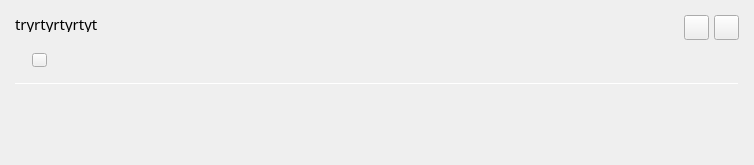
<?xml version="1.0" encoding="UTF-8"?>
<ui version="4.0">
 <class>ReductionCardWidget</class>
 <widget class="QWidget" name="ReductionCardWidget">
  <property name="geometry">
   <rect>
    <x>0</x>
    <y>0</y>
    <width>754</width>
    <height>165</height>
   </rect>
  </property>
  <property name="sizePolicy">
   <sizepolicy hsizetype="Expanding" vsizetype="Minimum">
    <horstretch>0</horstretch>
    <verstretch>0</verstretch>
   </sizepolicy>
  </property>
  <property name="windowTitle">
   <string>Form</string>
  </property>
  <property name="styleSheet">
   <string notr="true">QWidget {
font: 8pt &quot;Inter 24pt Medium&quot;;
}
#bgCard {
	background-color: #343746;
	border-radius: 10px;
}
#bgSample {
	background-color: #20232f;
	border-radius: 10px;
	border: 1px solid #525f7f;
}
#bgSampleBottom .QFrame {
	background-color: #343746;
	border-radius: 10px;
	border: 1px solid #525f7f;
}
#bgAnalysis {
	background-color: #20232f;
	border-radius: 10px;
	border: 1px solid #525f7f;
}
#bgAnalysisBottom .QFrame {
	background-color: #343746;
	border-radius: 10px;
	border: 1px solid #525f7f;
}
#bgUser {
	background-color: #20232f;
	border-radius: 10px;
	border: 1px solid #525f7f;
}
#bgUserBottom .QFrame {
	background-color: #343746;
	border-radius: 10px;
	border: 1px solid #525f7f;
}
#userTitle {color: #8BE9FD; 	font: 10pt;}
#sampleTitle {color: #BD93F9; font: 10pt;}
#analysisTitle {color: #F1FA8C; font: 10pt;}
#reductionTitle {color: #FFB86C; font: 11pt;}

QLabel {color: #E0E0E0; }

#btn_edit {
	border-radius: 5px;	
	background-color: #6272A4;
	color: #F8F8F2;
}
#btn_edit:hover {
	background-color: rgb(123, 144, 206);
}
#btn_edit:pressed {
	background-color: #6272A4;
}
#btn_toggle {
	border-radius: 5px;	
	background-color: #62A47A;
	color: #F8F8F2;
}
#btn_toggle:hover {
	background-color: #6FCF97;
}
#btn_toggle:pressed {
	background-color: #62A47A;
}
#btn_copy {
	border: none;
	background-color: transparent;
	border-radius: 4px;
}
#btn_copy:hover {
	background-color: rgb(61, 70, 86);
}
#btn_copy:pressed {
	background-color: rgb(52, 59, 72);
}

Line {
	background-color: #525f7f;
	border: none;
	height: 1px;
}
QScrollArea {
    background: transparent;
    border: none;
}

QScrollArea &gt; QWidget &gt; QWidget {
    background: transparent;
}
QScrollBar:vertical {
    background: transparent;
    width: 5px;
    margin: 12px 0px 12px 0px;
    border: none;
}
QScrollBar::handle:vertical {
    background: #343746;
    min-height: 30px;
    border-radius: 2px;
}
QScrollBar::handle:vertical:hover {
    background: rgb(83, 88, 112);
}
QScrollBar::handle:vertical:pressed {
    background: #343746;
}
QScrollBar::sub-line:vertical {
            height: 14px;
            background: transparent;
            subcontrol-origin: margin;
            subcontrol-position: top;
}
QScrollBar::add-line:vertical {
            height: 14px;
            background: transparent;
            subcontrol-origin: margin;
            subcontrol-position: bottom;
}
QScrollBar::up-arrow:vertical {
            image: url(:/icons/icons/cil-arrow-up.png);
            width: 10px;
            height: 10px;
}
QScrollBar::down-arrow:vertical {
            image: url(:/icons/icons/cil-arrow-down.png);
            width: 10px;
            height: 10px;
        }
QScrollBar::add-page:vertical,
        QScrollBar::sub-page:vertical {
            background: transparent;
        }</string>
  </property>
  <layout class="QVBoxLayout" name="verticalLayout">
   <property name="spacing">
    <number>0</number>
   </property>
   <property name="leftMargin">
    <number>0</number>
   </property>
   <property name="topMargin">
    <number>0</number>
   </property>
   <property name="rightMargin">
    <number>0</number>
   </property>
   <property name="bottomMargin">
    <number>0</number>
   </property>
   <item alignment="Qt::AlignTop">
    <widget class="QFrame" name="bgCard">
     <property name="sizePolicy">
      <sizepolicy hsizetype="Expanding" vsizetype="Minimum">
       <horstretch>0</horstretch>
       <verstretch>0</verstretch>
      </sizepolicy>
     </property>
     <property name="maximumSize">
      <size>
       <width>16777215</width>
       <height>16777215</height>
      </size>
     </property>
     <property name="frameShape">
      <enum>QFrame::NoFrame</enum>
     </property>
     <property name="frameShadow">
      <enum>QFrame::Raised</enum>
     </property>
     <layout class="QVBoxLayout" name="verticalLayout_2">
      <property name="spacing">
       <number>0</number>
      </property>
      <property name="leftMargin">
       <number>0</number>
      </property>
      <property name="topMargin">
       <number>0</number>
      </property>
      <property name="rightMargin">
       <number>0</number>
      </property>
      <property name="bottomMargin">
       <number>0</number>
      </property>
      <item alignment="Qt::AlignTop">
       <widget class="QFrame" name="bgTop">
        <property name="sizePolicy">
         <sizepolicy hsizetype="Expanding" vsizetype="Minimum">
          <horstretch>0</horstretch>
          <verstretch>0</verstretch>
         </sizepolicy>
        </property>
        <property name="frameShape">
         <enum>QFrame::NoFrame</enum>
        </property>
        <property name="frameShadow">
         <enum>QFrame::Plain</enum>
        </property>
        <layout class="QVBoxLayout" name="verticalLayout_3">
         <property name="spacing">
          <number>6</number>
         </property>
         <property name="leftMargin">
          <number>15</number>
         </property>
         <property name="topMargin">
          <number>15</number>
         </property>
         <property name="rightMargin">
          <number>15</number>
         </property>
         <property name="bottomMargin">
          <number>15</number>
         </property>
         <item>
          <widget class="QFrame" name="bgTitle">
           <property name="sizePolicy">
            <sizepolicy hsizetype="Expanding" vsizetype="Minimum">
             <horstretch>0</horstretch>
             <verstretch>0</verstretch>
            </sizepolicy>
           </property>
           <property name="minimumSize">
            <size>
             <width>0</width>
             <height>53</height>
            </size>
           </property>
           <property name="maximumSize">
            <size>
             <width>16777215</width>
             <height>53</height>
            </size>
           </property>
           <property name="frameShape">
            <enum>QFrame::NoFrame</enum>
           </property>
           <property name="frameShadow">
            <enum>QFrame::Raised</enum>
           </property>
           <layout class="QHBoxLayout" name="horizontalLayout">
            <property name="spacing">
             <number>0</number>
            </property>
            <property name="leftMargin">
             <number>0</number>
            </property>
            <property name="topMargin">
             <number>0</number>
            </property>
            <property name="rightMargin">
             <number>0</number>
            </property>
            <property name="bottomMargin">
             <number>0</number>
            </property>
            <item>
             <widget class="QFrame" name="bgReductionTitle">
              <property name="sizePolicy">
               <sizepolicy hsizetype="Expanding" vsizetype="Fixed">
                <horstretch>0</horstretch>
                <verstretch>0</verstretch>
               </sizepolicy>
              </property>
              <property name="minimumSize">
               <size>
                <width>0</width>
                <height>53</height>
               </size>
              </property>
              <property name="frameShape">
               <enum>QFrame::NoFrame</enum>
              </property>
              <property name="frameShadow">
               <enum>QFrame::Raised</enum>
              </property>
              <layout class="QVBoxLayout" name="verticalLayout_4">
               <property name="spacing">
                <number>20</number>
               </property>
               <property name="leftMargin">
                <number>0</number>
               </property>
               <property name="topMargin">
                <number>0</number>
               </property>
               <property name="rightMargin">
                <number>0</number>
               </property>
               <property name="bottomMargin">
                <number>0</number>
               </property>
               <item>
                <widget class="QLabel" name="reductionTitle">
                 <property name="font">
                  <font>
                   <family>Inter 24pt Medium</family>
                   <pointsize>11</pointsize>
                   <weight>50</weight>
                   <italic>false</italic>
                   <bold>false</bold>
                  </font>
                 </property>
                 <property name="text">
                  <string>tryrtyrtyrtyt</string>
                 </property>
                </widget>
               </item>
               <item>
                <layout class="QHBoxLayout" name="horizontalLayout_4">
                 <property name="spacing">
                  <number>10</number>
                 </property>
                 <item alignment="Qt::AlignLeft">
                  <widget class="QLabel" name="file">
                   <property name="sizePolicy">
                    <sizepolicy hsizetype="Minimum" vsizetype="Preferred">
                     <horstretch>0</horstretch>
                     <verstretch>0</verstretch>
                    </sizepolicy>
                   </property>
                   <property name="text">
                    <string/>
                   </property>
                  </widget>
                 </item>
                 <item alignment="Qt::AlignLeft">
                  <widget class="QPushButton" name="btn_copy">
                   <property name="minimumSize">
                    <size>
                     <width>0</width>
                     <height>14</height>
                    </size>
                   </property>
                   <property name="maximumSize">
                    <size>
                     <width>15</width>
                     <height>14</height>
                    </size>
                   </property>
                   <property name="cursor">
                    <cursorShape>PointingHandCursor</cursorShape>
                   </property>
                   <property name="text">
                    <string/>
                   </property>
                   <property name="icon">
                    <iconset resource="../resources/resources.qrc">
                     <normaloff>:/icons/icons/cil-copy.png</normaloff>:/icons/icons/cil-copy.png</iconset>
                   </property>
                  </widget>
                 </item>
                 <item>
                  <spacer name="horizontalSpacer">
                   <property name="orientation">
                    <enum>Qt::Horizontal</enum>
                   </property>
                   <property name="sizeHint" stdset="0">
                    <size>
                     <width>40</width>
                     <height>20</height>
                    </size>
                   </property>
                  </spacer>
                 </item>
                </layout>
               </item>
              </layout>
             </widget>
            </item>
            <item>
             <widget class="QFrame" name="bgButtons">
              <property name="sizePolicy">
               <sizepolicy hsizetype="Minimum" vsizetype="Minimum">
                <horstretch>0</horstretch>
                <verstretch>0</verstretch>
               </sizepolicy>
              </property>
              <property name="frameShape">
               <enum>QFrame::NoFrame</enum>
              </property>
              <property name="frameShadow">
               <enum>QFrame::Raised</enum>
              </property>
              <layout class="QHBoxLayout" name="horizontalLayout_2">
               <property name="spacing">
                <number>5</number>
               </property>
               <property name="leftMargin">
                <number>0</number>
               </property>
               <property name="topMargin">
                <number>0</number>
               </property>
               <property name="rightMargin">
                <number>0</number>
               </property>
               <property name="bottomMargin">
                <number>0</number>
               </property>
               <item alignment="Qt::AlignTop">
                <widget class="QPushButton" name="btn_edit">
                 <property name="minimumSize">
                  <size>
                   <width>25</width>
                   <height>25</height>
                  </size>
                 </property>
                 <property name="maximumSize">
                  <size>
                   <width>25</width>
                   <height>25</height>
                  </size>
                 </property>
                 <property name="cursor">
                  <cursorShape>PointingHandCursor</cursorShape>
                 </property>
                 <property name="text">
                  <string/>
                 </property>
                 <property name="icon">
                  <iconset resource="../resources/resources.qrc">
                   <normaloff>:/icons/icons/cill-edit.png</normaloff>:/icons/icons/cill-edit.png</iconset>
                 </property>
                </widget>
               </item>
               <item alignment="Qt::AlignTop">
                <widget class="QPushButton" name="btn_toggle">
                 <property name="minimumSize">
                  <size>
                   <width>25</width>
                   <height>25</height>
                  </size>
                 </property>
                 <property name="maximumSize">
                  <size>
                   <width>25</width>
                   <height>25</height>
                  </size>
                 </property>
                 <property name="cursor">
                  <cursorShape>PointingHandCursor</cursorShape>
                 </property>
                 <property name="text">
                  <string/>
                 </property>
                 <property name="icon">
                  <iconset resource="../resources/resources.qrc">
                   <normaloff>:/icons/icons/cil-arrow-down.png</normaloff>:/icons/icons/cil-arrow-down.png</iconset>
                 </property>
                </widget>
               </item>
              </layout>
             </widget>
            </item>
           </layout>
          </widget>
         </item>
         <item alignment="Qt::AlignTop">
          <widget class="QFrame" name="bgReductionDetails">
           <property name="sizePolicy">
            <sizepolicy hsizetype="Expanding" vsizetype="Minimum">
             <horstretch>0</horstretch>
             <verstretch>0</verstretch>
            </sizepolicy>
           </property>
           <property name="minimumSize">
            <size>
             <width>0</width>
             <height>0</height>
            </size>
           </property>
           <property name="maximumSize">
            <size>
             <width>16777215</width>
             <height>0</height>
            </size>
           </property>
           <property name="frameShape">
            <enum>QFrame::NoFrame</enum>
           </property>
           <property name="frameShadow">
            <enum>QFrame::Raised</enum>
           </property>
           <layout class="QVBoxLayout" name="verticalLayout_5">
            <property name="spacing">
             <number>6</number>
            </property>
            <property name="leftMargin">
             <number>0</number>
            </property>
            <property name="topMargin">
             <number>0</number>
            </property>
            <property name="rightMargin">
             <number>0</number>
            </property>
            <property name="bottomMargin">
             <number>0</number>
            </property>
            <item>
             <widget class="QLabel" name="handler">
              <property name="text">
               <string/>
              </property>
             </widget>
            </item>
            <item>
             <widget class="QLabel" name="status">
              <property name="text">
               <string/>
              </property>
             </widget>
            </item>
            <item>
             <widget class="QLabel" name="date">
              <property name="text">
               <string/>
              </property>
             </widget>
            </item>
            <item>
             <widget class="QLabel" name="notes">
              <property name="text">
               <string/>
              </property>
             </widget>
            </item>
            <item>
             <widget class="QLabel" name="software">
              <property name="text">
               <string/>
              </property>
             </widget>
            </item>
           </layout>
          </widget>
         </item>
         <item>
          <spacer name="verticalSpacer">
           <property name="orientation">
            <enum>Qt::Vertical</enum>
           </property>
           <property name="sizeType">
            <enum>QSizePolicy::Fixed</enum>
           </property>
           <property name="sizeHint" stdset="0">
            <size>
             <width>20</width>
             <height>3</height>
            </size>
           </property>
          </spacer>
         </item>
         <item>
          <widget class="Line" name="line">
           <property name="minimumSize">
            <size>
             <width>0</width>
             <height>1</height>
            </size>
           </property>
           <property name="maximumSize">
            <size>
             <width>16777215</width>
             <height>1</height>
            </size>
           </property>
           <property name="frameShadow">
            <enum>QFrame::Sunken</enum>
           </property>
           <property name="lineWidth">
            <number>1</number>
           </property>
           <property name="midLineWidth">
            <number>0</number>
           </property>
           <property name="orientation">
            <enum>Qt::Horizontal</enum>
           </property>
          </widget>
         </item>
        </layout>
       </widget>
      </item>
      <item alignment="Qt::AlignTop">
       <widget class="QFrame" name="bgBottom">
        <property name="sizePolicy">
         <sizepolicy hsizetype="Expanding" vsizetype="Minimum">
          <horstretch>0</horstretch>
          <verstretch>0</verstretch>
         </sizepolicy>
        </property>
        <property name="minimumSize">
         <size>
          <width>0</width>
          <height>60</height>
         </size>
        </property>
        <property name="maximumSize">
         <size>
          <width>16777215</width>
          <height>0</height>
         </size>
        </property>
        <property name="frameShape">
         <enum>QFrame::NoFrame</enum>
        </property>
        <property name="frameShadow">
         <enum>QFrame::Raised</enum>
        </property>
        <layout class="QHBoxLayout" name="horizontalLayout_3">
         <property name="spacing">
          <number>10</number>
         </property>
         <property name="leftMargin">
          <number>15</number>
         </property>
         <property name="topMargin">
          <number>0</number>
         </property>
         <property name="rightMargin">
          <number>15</number>
         </property>
         <property name="bottomMargin">
          <number>15</number>
         </property>
         <item>
          <widget class="QFrame" name="bgAnalysis">
           <property name="sizePolicy">
            <sizepolicy hsizetype="Expanding" vsizetype="Minimum">
             <horstretch>0</horstretch>
             <verstretch>0</verstretch>
            </sizepolicy>
           </property>
           <property name="minimumSize">
            <size>
             <width>0</width>
             <height>50</height>
            </size>
           </property>
           <property name="maximumSize">
            <size>
             <width>16777215</width>
             <height>16777215</height>
            </size>
           </property>
           <property name="frameShape">
            <enum>QFrame::NoFrame</enum>
           </property>
           <property name="frameShadow">
            <enum>QFrame::Raised</enum>
           </property>
           <layout class="QVBoxLayout" name="verticalLayout_14">
            <property name="spacing">
             <number>0</number>
            </property>
            <property name="leftMargin">
             <number>10</number>
            </property>
            <property name="topMargin">
             <number>10</number>
            </property>
            <property name="rightMargin">
             <number>10</number>
            </property>
            <property name="bottomMargin">
             <number>10</number>
            </property>
            <item>
             <widget class="QFrame" name="bgAnalysisTop">
              <property name="sizePolicy">
               <sizepolicy hsizetype="Preferred" vsizetype="Minimum">
                <horstretch>0</horstretch>
                <verstretch>0</verstretch>
               </sizepolicy>
              </property>
              <property name="minimumSize">
               <size>
                <width>0</width>
                <height>30</height>
               </size>
              </property>
              <property name="maximumSize">
               <size>
                <width>16777215</width>
                <height>30</height>
               </size>
              </property>
              <property name="frameShape">
               <enum>QFrame::NoFrame</enum>
              </property>
              <property name="frameShadow">
               <enum>QFrame::Raised</enum>
              </property>
              <layout class="QVBoxLayout" name="verticalLayout_10">
               <property name="spacing">
                <number>0</number>
               </property>
               <property name="leftMargin">
                <number>0</number>
               </property>
               <property name="topMargin">
                <number>0</number>
               </property>
               <property name="rightMargin">
                <number>0</number>
               </property>
               <property name="bottomMargin">
                <number>0</number>
               </property>
               <item alignment="Qt::AlignTop">
                <widget class="QLabel" name="analysisTitle">
                 <property name="font">
                  <font>
                   <family>Inter 24pt Medium</family>
                   <pointsize>10</pointsize>
                   <weight>50</weight>
                   <italic>false</italic>
                   <bold>false</bold>
                  </font>
                 </property>
                 <property name="text">
                  <string/>
                 </property>
                </widget>
               </item>
              </layout>
             </widget>
            </item>
            <item>
             <widget class="QFrame" name="bgAnalysisBottom">
              <property name="sizePolicy">
               <sizepolicy hsizetype="Preferred" vsizetype="Preferred">
                <horstretch>0</horstretch>
                <verstretch>0</verstretch>
               </sizepolicy>
              </property>
              <property name="maximumSize">
               <size>
                <width>16777215</width>
                <height>0</height>
               </size>
              </property>
              <property name="frameShape">
               <enum>QFrame::NoFrame</enum>
              </property>
              <property name="frameShadow">
               <enum>QFrame::Raised</enum>
              </property>
              <layout class="QVBoxLayout" name="verticalLayout_7">
               <property name="spacing">
                <number>0</number>
               </property>
               <property name="leftMargin">
                <number>0</number>
               </property>
               <property name="topMargin">
                <number>0</number>
               </property>
               <property name="rightMargin">
                <number>0</number>
               </property>
               <property name="bottomMargin">
                <number>0</number>
               </property>
               <item alignment="Qt::AlignTop">
                <widget class="QScrollArea" name="scrollArea">
                 <property name="sizePolicy">
                  <sizepolicy hsizetype="Preferred" vsizetype="Preferred">
                   <horstretch>0</horstretch>
                   <verstretch>0</verstretch>
                  </sizepolicy>
                 </property>
                 <property name="frameShape">
                  <enum>QFrame::NoFrame</enum>
                 </property>
                 <property name="frameShadow">
                  <enum>QFrame::Plain</enum>
                 </property>
                 <property name="widgetResizable">
                  <bool>true</bool>
                 </property>
                 <widget class="QWidget" name="analysisScroll">
                  <property name="geometry">
                   <rect>
                    <x>0</x>
                    <y>0</y>
                    <width>208</width>
                    <height>16</height>
                   </rect>
                  </property>
                  <layout class="QVBoxLayout" name="analysisLayout">
                   <property name="spacing">
                    <number>10</number>
                   </property>
                   <property name="leftMargin">
                    <number>0</number>
                   </property>
                   <property name="topMargin">
                    <number>0</number>
                   </property>
                   <property name="rightMargin">
                    <number>5</number>
                   </property>
                   <property name="bottomMargin">
                    <number>0</number>
                   </property>
                  </layout>
                 </widget>
                </widget>
               </item>
              </layout>
             </widget>
            </item>
           </layout>
          </widget>
         </item>
         <item>
          <widget class="QFrame" name="bgSample">
           <property name="sizePolicy">
            <sizepolicy hsizetype="Expanding" vsizetype="Minimum">
             <horstretch>0</horstretch>
             <verstretch>0</verstretch>
            </sizepolicy>
           </property>
           <property name="minimumSize">
            <size>
             <width>0</width>
             <height>50</height>
            </size>
           </property>
           <property name="maximumSize">
            <size>
             <width>16777215</width>
             <height>16777215</height>
            </size>
           </property>
           <property name="frameShape">
            <enum>QFrame::NoFrame</enum>
           </property>
           <property name="frameShadow">
            <enum>QFrame::Raised</enum>
           </property>
           <layout class="QVBoxLayout" name="verticalLayout_17">
            <property name="spacing">
             <number>0</number>
            </property>
            <property name="leftMargin">
             <number>10</number>
            </property>
            <property name="topMargin">
             <number>10</number>
            </property>
            <property name="rightMargin">
             <number>10</number>
            </property>
            <property name="bottomMargin">
             <number>10</number>
            </property>
            <item>
             <widget class="QFrame" name="bgSampleTop">
              <property name="sizePolicy">
               <sizepolicy hsizetype="Preferred" vsizetype="Minimum">
                <horstretch>0</horstretch>
                <verstretch>0</verstretch>
               </sizepolicy>
              </property>
              <property name="minimumSize">
               <size>
                <width>0</width>
                <height>30</height>
               </size>
              </property>
              <property name="maximumSize">
               <size>
                <width>16777215</width>
                <height>30</height>
               </size>
              </property>
              <property name="frameShape">
               <enum>QFrame::NoFrame</enum>
              </property>
              <property name="frameShadow">
               <enum>QFrame::Raised</enum>
              </property>
              <layout class="QVBoxLayout" name="verticalLayout_9">
               <property name="spacing">
                <number>0</number>
               </property>
               <property name="leftMargin">
                <number>0</number>
               </property>
               <property name="topMargin">
                <number>0</number>
               </property>
               <property name="rightMargin">
                <number>0</number>
               </property>
               <property name="bottomMargin">
                <number>0</number>
               </property>
               <item alignment="Qt::AlignTop">
                <widget class="QLabel" name="sampleTitle">
                 <property name="sizePolicy">
                  <sizepolicy hsizetype="Preferred" vsizetype="Preferred">
                   <horstretch>0</horstretch>
                   <verstretch>0</verstretch>
                  </sizepolicy>
                 </property>
                 <property name="font">
                  <font>
                   <family>Inter 24pt Medium</family>
                   <pointsize>10</pointsize>
                   <weight>50</weight>
                   <italic>false</italic>
                   <bold>false</bold>
                  </font>
                 </property>
                 <property name="text">
                  <string/>
                 </property>
                </widget>
               </item>
              </layout>
             </widget>
            </item>
            <item>
             <widget class="QFrame" name="bgSampleBottom">
              <property name="sizePolicy">
               <sizepolicy hsizetype="Preferred" vsizetype="Preferred">
                <horstretch>0</horstretch>
                <verstretch>0</verstretch>
               </sizepolicy>
              </property>
              <property name="minimumSize">
               <size>
                <width>0</width>
                <height>0</height>
               </size>
              </property>
              <property name="maximumSize">
               <size>
                <width>16777215</width>
                <height>0</height>
               </size>
              </property>
              <property name="frameShape">
               <enum>QFrame::NoFrame</enum>
              </property>
              <property name="frameShadow">
               <enum>QFrame::Raised</enum>
              </property>
              <layout class="QVBoxLayout" name="verticalLayout_6">
               <property name="spacing">
                <number>0</number>
               </property>
               <property name="leftMargin">
                <number>0</number>
               </property>
               <property name="topMargin">
                <number>0</number>
               </property>
               <property name="rightMargin">
                <number>0</number>
               </property>
               <property name="bottomMargin">
                <number>0</number>
               </property>
               <item alignment="Qt::AlignTop">
                <widget class="QScrollArea" name="scrollArea_2">
                 <property name="sizePolicy">
                  <sizepolicy hsizetype="Preferred" vsizetype="Preferred">
                   <horstretch>0</horstretch>
                   <verstretch>0</verstretch>
                  </sizepolicy>
                 </property>
                 <property name="styleSheet">
                  <string notr="true"/>
                 </property>
                 <property name="frameShape">
                  <enum>QFrame::NoFrame</enum>
                 </property>
                 <property name="frameShadow">
                  <enum>QFrame::Plain</enum>
                 </property>
                 <property name="widgetResizable">
                  <bool>true</bool>
                 </property>
                 <widget class="QWidget" name="sampleScroll">
                  <property name="geometry">
                   <rect>
                    <x>0</x>
                    <y>0</y>
                    <width>207</width>
                    <height>16</height>
                   </rect>
                  </property>
                  <property name="styleSheet">
                   <string notr="true"/>
                  </property>
                  <layout class="QVBoxLayout" name="sampleLayout">
                   <property name="spacing">
                    <number>10</number>
                   </property>
                   <property name="leftMargin">
                    <number>0</number>
                   </property>
                   <property name="topMargin">
                    <number>0</number>
                   </property>
                   <property name="rightMargin">
                    <number>5</number>
                   </property>
                   <property name="bottomMargin">
                    <number>0</number>
                   </property>
                  </layout>
                 </widget>
                </widget>
               </item>
              </layout>
             </widget>
            </item>
           </layout>
          </widget>
         </item>
         <item>
          <widget class="QFrame" name="bgUser">
           <property name="sizePolicy">
            <sizepolicy hsizetype="Expanding" vsizetype="Minimum">
             <horstretch>0</horstretch>
             <verstretch>0</verstretch>
            </sizepolicy>
           </property>
           <property name="minimumSize">
            <size>
             <width>0</width>
             <height>50</height>
            </size>
           </property>
           <property name="maximumSize">
            <size>
             <width>16777215</width>
             <height>16777215</height>
            </size>
           </property>
           <property name="frameShape">
            <enum>QFrame::NoFrame</enum>
           </property>
           <property name="frameShadow">
            <enum>QFrame::Raised</enum>
           </property>
           <layout class="QVBoxLayout" name="verticalLayout_12">
            <property name="spacing">
             <number>0</number>
            </property>
            <property name="leftMargin">
             <number>10</number>
            </property>
            <property name="topMargin">
             <number>10</number>
            </property>
            <property name="rightMargin">
             <number>10</number>
            </property>
            <property name="bottomMargin">
             <number>10</number>
            </property>
            <item>
             <widget class="QFrame" name="bgUserTop">
              <property name="sizePolicy">
               <sizepolicy hsizetype="Preferred" vsizetype="Minimum">
                <horstretch>0</horstretch>
                <verstretch>0</verstretch>
               </sizepolicy>
              </property>
              <property name="minimumSize">
               <size>
                <width>0</width>
                <height>30</height>
               </size>
              </property>
              <property name="maximumSize">
               <size>
                <width>16777215</width>
                <height>30</height>
               </size>
              </property>
              <property name="frameShape">
               <enum>QFrame::NoFrame</enum>
              </property>
              <property name="frameShadow">
               <enum>QFrame::Raised</enum>
              </property>
              <layout class="QVBoxLayout" name="verticalLayout_11">
               <property name="spacing">
                <number>0</number>
               </property>
               <property name="leftMargin">
                <number>0</number>
               </property>
               <property name="topMargin">
                <number>0</number>
               </property>
               <property name="rightMargin">
                <number>0</number>
               </property>
               <property name="bottomMargin">
                <number>0</number>
               </property>
               <item alignment="Qt::AlignTop">
                <widget class="QLabel" name="userTitle">
                 <property name="font">
                  <font>
                   <family>Inter 24pt Medium</family>
                   <pointsize>10</pointsize>
                   <weight>50</weight>
                   <italic>false</italic>
                   <bold>false</bold>
                  </font>
                 </property>
                 <property name="text">
                  <string/>
                 </property>
                </widget>
               </item>
              </layout>
             </widget>
            </item>
            <item>
             <widget class="QFrame" name="bgUserBottom">
              <property name="sizePolicy">
               <sizepolicy hsizetype="Preferred" vsizetype="Preferred">
                <horstretch>0</horstretch>
                <verstretch>0</verstretch>
               </sizepolicy>
              </property>
              <property name="maximumSize">
               <size>
                <width>16777215</width>
                <height>0</height>
               </size>
              </property>
              <property name="frameShape">
               <enum>QFrame::NoFrame</enum>
              </property>
              <property name="frameShadow">
               <enum>QFrame::Raised</enum>
              </property>
              <layout class="QVBoxLayout" name="verticalLayout_8">
               <property name="spacing">
                <number>0</number>
               </property>
               <property name="leftMargin">
                <number>0</number>
               </property>
               <property name="topMargin">
                <number>0</number>
               </property>
               <property name="rightMargin">
                <number>0</number>
               </property>
               <property name="bottomMargin">
                <number>0</number>
               </property>
               <item alignment="Qt::AlignTop">
                <widget class="QScrollArea" name="userScrollArea">
                 <property name="styleSheet">
                  <string notr="true"/>
                 </property>
                 <property name="frameShape">
                  <enum>QFrame::NoFrame</enum>
                 </property>
                 <property name="frameShadow">
                  <enum>QFrame::Plain</enum>
                 </property>
                 <property name="widgetResizable">
                  <bool>true</bool>
                 </property>
                 <widget class="QWidget" name="userScroll">
                  <property name="geometry">
                   <rect>
                    <x>0</x>
                    <y>0</y>
                    <width>208</width>
                    <height>16</height>
                   </rect>
                  </property>
                  <property name="styleSheet">
                   <string notr="true"/>
                  </property>
                  <layout class="QVBoxLayout" name="userLayout">
                   <property name="spacing">
                    <number>10</number>
                   </property>
                   <property name="leftMargin">
                    <number>0</number>
                   </property>
                   <property name="topMargin">
                    <number>0</number>
                   </property>
                   <property name="rightMargin">
                    <number>5</number>
                   </property>
                   <property name="bottomMargin">
                    <number>0</number>
                   </property>
                  </layout>
                 </widget>
                </widget>
               </item>
              </layout>
             </widget>
            </item>
           </layout>
          </widget>
         </item>
        </layout>
       </widget>
      </item>
     </layout>
    </widget>
   </item>
  </layout>
 </widget>
 <resources>
  <include location="../resources/resources.qrc"/>
 </resources>
 <connections/>
</ui>
